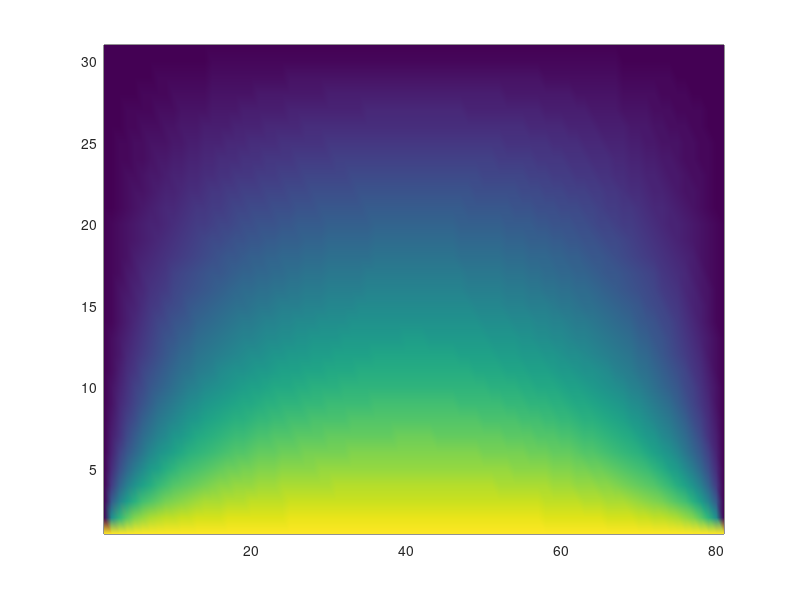
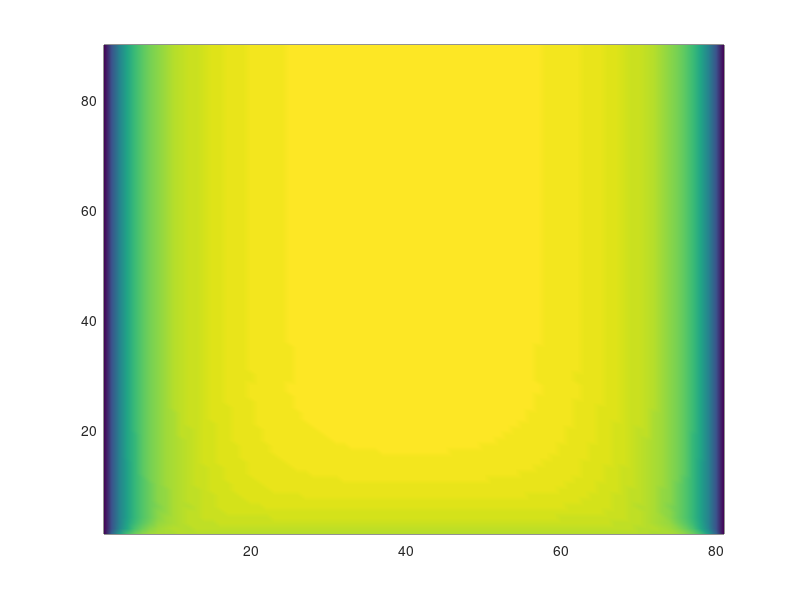
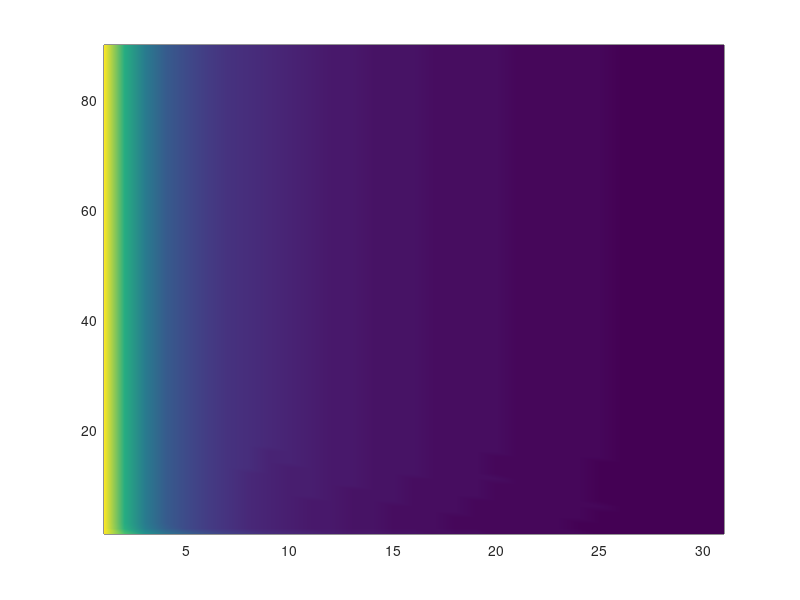

MATLAB code to generate these figures, in order:
%Project ADI%
%MOHAMMAD ASIF SAZZAD

clc 
clear all

%%%%%%%%%%%%%%%%%%%%%%%%%%%
% initializing the values
%%%%%%%%%%%%%%%%%%%%%%%%%%%

x_min = 0;x_max=2;%length of x in meter
y_min=0; y_max=1; %length of y in meter
nx = 80;ny=30;%number of divisions in x and y
alpha=0.2;%time and value of alpha
k_time=90;%number of time loop
 dx = (x_max-x_min)/nx; %value of dx
 dy = (y_max-y_min)/ny; %value of dy
 dt=0.01;%time step
 
 dx1 = dx*dx; dy1=dy*dy;
 
 xx=x_min:dx:x_max;%%vector of the x values
 yy=y_min:dy:y_max;%%vector of the y values
 nx=nx+1;%adding one to cover nx points
 ny=ny+1;%%adding one to cover ny points
 
 %%%%%%%%%%%%%%%%%%%%%%%%%%%%%%%%%%%%
 %%%declaring the 2D and 3D matrices
 %%%%%%%%%%%%%%%%%%%%%%%%%%%%%%%%%%%%
 
 
 t_storex=zeros(ny,nx,k_time);%3d matrix to save time data for x direction
 t_storey=zeros(ny,nx,k_time);%3d matrix to save time data for y direction
 T_old=zeros(ny,nx);
   s1= alpha*dt/dx1;%calcualting Sx
   s2= alpha*dt/dy1;%calcualting Sy
   

%%%%%%%%%%%%%%%%%%%%%%%%%%%%%%%%%%%
%%%setting boundary condition
%%%%%%%%%%%%%%%%%%%%%%%%%%%%%%%%%%%
  
      T_old(1,:)= 200;
      T_old(1,1)=0;
      T_old(1,nx)=0;
      T_x=T_old;%taking the initial value
           

   for k=1:k_time
 
     
 %%%%%%%%%%%%%%%%%%%%%%%%%%%%%%%%%%%%%%%%%%%%%% 
 %---------- Big loop for time t --------------
 %%%%%%%%%%%%%%%%%%%%%%%%%%%%%%%%%%%%%%%%%%%%%%

b_vec=zeros(nx,1);
b_vec(1,1)=0;
b_vec(nx,1)=0;

%%%%%%%%%%%%%%%%%%%%%%%%%%%%%%%%%%%%%%%%%%%%%%%
%-------------------x sweep--------------------
%%%%%%%%%%%%%%%%%%%%%%%%%%%%%%%%%%%%%%%%%%%%%%%

for j=2:ny-1

%%%%%%%%%%%%%%%%%%%%%%%%%%%%%%%
%creating left hand side matrix
%%%%%%%%%%%%%%%%%%%%%%%%%%%%%%%


%coefficient of left hand side matrix
a=s1/2;
b=-(1+s1);
c=s1/2;

%matrix mat_A
mat_A=b*diag(ones(nx,1))+a*diag(ones(nx-1,1),-1)+c*diag(ones(nx-1,1),+1);

%inner boundary points for matrix mat_A
mat_A(1,1:2)=[1 0];

%outer boundary points for matrix mat_A
mat_A(nx,nx-1:nx)=[ 0 1];

%%%%%%%%%%%%%%%%%%%%%%%%%%%%%
%right hand side vector
%%%%%%%%%%%%%%%%%%%%%%%%%%%%%

%coefficient of right hand side vector
d=-s2/2;
e=-(1-s2);
f=-s2/2;

%%%%%%%%%%%%%%%%%
%loop for x sweep
%%%%%%%%%%%%%%%%%
for i=2:nx-1
     b_vec(i)=d*T_x(j-1,i)+e*T_x(j,i)+f*T_x(j+1,i);

end

% Solve the diagonal matrix.
ut = mat_A\b_vec;                          
     T_x(j,:)=ut;
     
end

%storing the values in 3D matrix

t_storex(:,:,k)=T_x;


%%%%%%%%%%%%%%%%%%%%%%%%%%%%%%%%%%%%%%%%%
%-------------------y sweep--------------
%%%%%%%%%%%%%%%%%%%%%%%%%%%%%%%%%%%%%%%%%

%declaring the vector

  b_vecy=zeros(ny,1);
  b_vecy(1,1)=200;
  b_vecy(ny,1)=0;
  T_y=zeros(ny,nx);
  
%setting boundary condition
     T_y(1,:)=200;
     
     
%%%%%%%%%%%%%%%%%
%loop for x sweep
%%%%%%%%%%%%%%%%%  

     
for i=2:nx-1

%%%%%%%%%%%%%%%%%%%%%%%%%%%%%%%
%creating left hand side matrix
%%%%%%%%%%%%%%%%%%%%%%%%%%%%%%%


%coefficient of left hand side matrix
a1=s2/2;
b1=-(1+s2);
c1=s2/2;
%matrix mat_A
mat_B=b1*diag(ones(ny,1))+a1*diag(ones(ny-1,1),-1)+c1*diag(ones(ny-1,1),+1);
%inner boundary points for matrix mat_A
mat_B(1,1:2)=[1 0];
%outer boundary points for matrix mat_A
mat_B(ny,ny-1:ny)=[ 0 1];
% 
%right hand side vector
d1=-s1/2;
e1=-(1-s1);
f1=-s1/2;
for j=2:ny-1
     b_vecy(j)=d*T_x(j,i-1)+e*T_x(j,i)+f*T_x(j,i+1);
 % %Solving for next step
     
end

 % Solve the diagonal matrix.
 
ut = mat_B\b_vecy;                         
     T_y(:,i)=ut;
     
end
t_storey(:,:,k)=T_y;
   end
   
%%%%%%%%%%%%%%%%%%%%%%%%%%%%%%%%%%%%%%%
%-----------------x_y plot-------------
%%%%%%%%%%%%%%%%%%%%%%%%%%%%%%%%%%%%%%%
   
 figure(1);  
   pcolor(T_y);shading interp
 

 
 
 desiredy=3;%pulling the desired x_t plane
 
 xt=zeros(nx,k_time);
 T_x2D=t_storex(desiredy,:,:);% pulling the desired plane
       

     for i=1:nx
         for k=1:k_time
         xt(i,k)=T_x2D(1,i,k);
         end
     end
     
%%%%%%%%%%%%%%%%%%%%%%%%%%%%%%%%%%%%%%%
%-----------------x_t plot-------------
%%%%%%%%%%%%%%%%%%%%%%%%%%%%%%%%%%%%%%%
figure(2);
pcolor(xt');shading interp


 

 desiredx=3;%pulling the desired y_t plane
 
 yt=zeros(ny,k_time);
 T_y2D=t_storex(:,desiredx,:);% pulling the desired plane
 
       

     for j=1:ny
         for k=1:k_time
         yt(j,k)=T_y2D(j,1,k);
         end
     end
     
     
%%%%%%%%%%%%%%%%%%%%%%%%%%%%%%%%%%%%%%%
%-----------------y_t plot-------------
%%%%%%%%%%%%%%%%%%%%%%%%%%%%%%%%%%%%%%%   
 figure(3);
 pcolor(yt');shading interp
